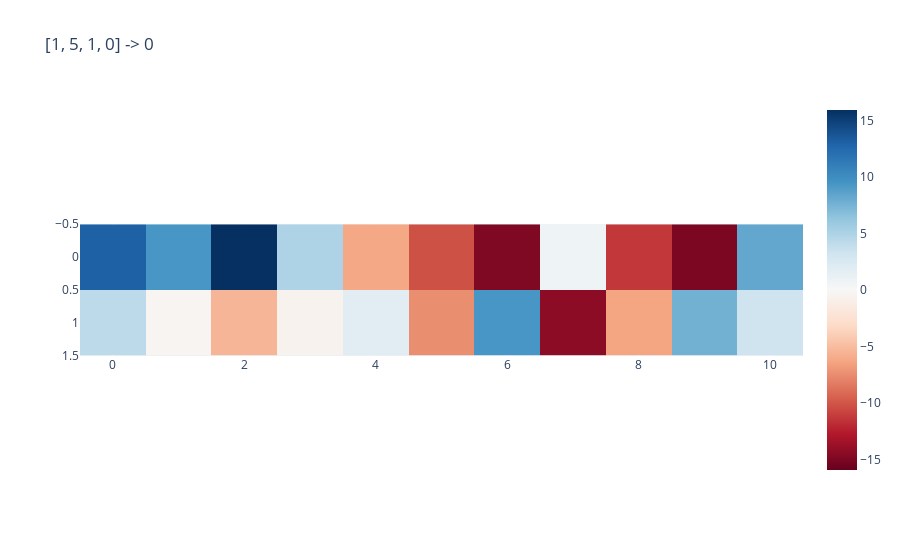
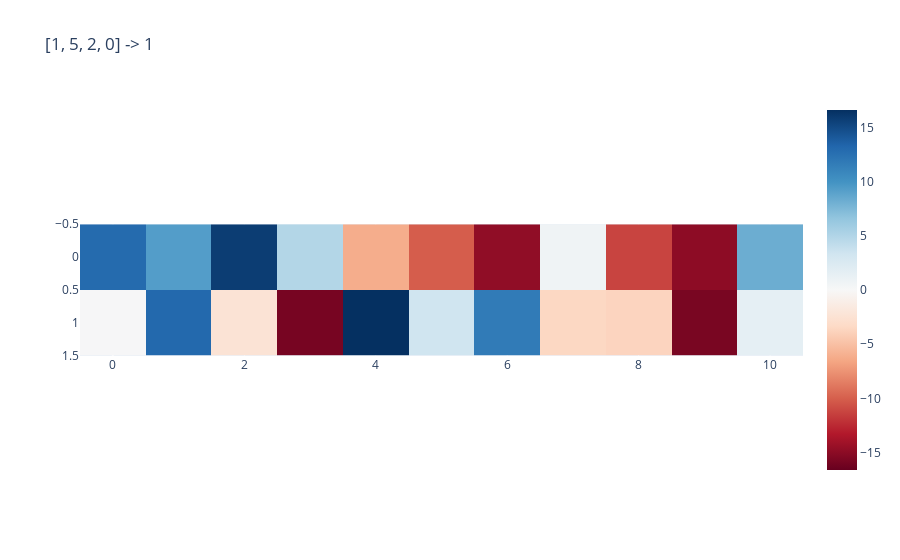

Write notebook code for charts like these, in order.
### Code cell
for seq,val in zip(seqs,vals):
    res = []
    X = t.Tensor(seq).unsqueeze(0).int()
    for i in range(model_cfg.n_heads - 1):
        temp = get_head_to_resid(pre_trained, pre_trained.activation_cache, i, X)
        temp = get_head_to_logits(pre_trained, temp)
        res.append(temp[0,-1])

    res = t.stack(res)
    imshow(res, y = list(range(model_config.n_heads)), title = f"{seq} -> {val}")

### Figure 1 — Plotly figure (JSON) as saved in the notebook; plotly's stock layout.template omitted (floating-point values rounded to 4 significant figures)
{"data": [{"coloraxis": "coloraxis", "hovertemplate": "x: %{x}<br>y: %{y}<br>color: %{z}<extra></extra>", "name": "0", "type": "heatmap", "xaxis": "x", "y": [0, 1], "yaxis": "y", "z": [[13.06, 9.352, 15.93, 4.972, -6.22, -10.23, -14.91, 0.7367, -11.32, -15.05, 8.286], [4.252, -0.3946, -5.404, -0.528, 1.725, -7.446, 9.353, -14.33, -6.31, 7.63, 3.3]]}], "layout": {"coloraxis": {"cmid": 0, "colorscale": [[0, "rgb(103,0,31)"], [0.1, "rgb(178,24,43)"], [0.2, "rgb(214,96,77)"], [0.3, "rgb(244,165,130)"], [0.4, "rgb(253,219,199)"], [0.5, "rgb(247,247,247)"], [0.6, "rgb(209,229,240)"], [0.7, "rgb(146,197,222)"], [0.8, "rgb(67,147,195)"], [0.9, "rgb(33,102,172)"], [1, "rgb(5,48,97)"]]}, "title": {"text": "[1, 5, 1, 0] -> 0"}, "xaxis": {"anchor": "y", "constrain": "domain", "domain": [0, 1], "scaleanchor": "y"}, "yaxis": {"anchor": "x", "autorange": "reversed", "constrain": "domain", "domain": [0, 1]}}}

### Figure 2 — Plotly figure (JSON) as saved in the notebook; plotly's stock layout.template omitted (floating-point values rounded to 4 significant figures)
{"data": [{"coloraxis": "coloraxis", "hovertemplate": "x: %{x}<br>y: %{y}<br>color: %{z}<extra></extra>", "name": "0", "type": "heatmap", "xaxis": "x", "y": [0, 1], "yaxis": "y", "z": [[12.94, 9.28, 15.8, 4.919, -6.148, -10.09, -14.8, 0.7246, -11.25, -14.91, 8.237], [0.1245, 13.1, -2.319, -15.91, 16.61, 3.366, 11.73, -3.524, -3.727, -15.82, 1.543]]}], "layout": {"coloraxis": {"cmid": 0, "colorscale": [[0, "rgb(103,0,31)"], [0.1, "rgb(178,24,43)"], [0.2, "rgb(214,96,77)"], [0.3, "rgb(244,165,130)"], [0.4, "rgb(253,219,199)"], [0.5, "rgb(247,247,247)"], [0.6, "rgb(209,229,240)"], [0.7, "rgb(146,197,222)"], [0.8, "rgb(67,147,195)"], [0.9, "rgb(33,102,172)"], [1, "rgb(5,48,97)"]]}, "title": {"text": "[1, 5, 2, 0] -> 1"}, "xaxis": {"anchor": "y", "constrain": "domain", "domain": [0, 1], "scaleanchor": "y"}, "yaxis": {"anchor": "x", "autorange": "reversed", "constrain": "domain", "domain": [0, 1]}}}
